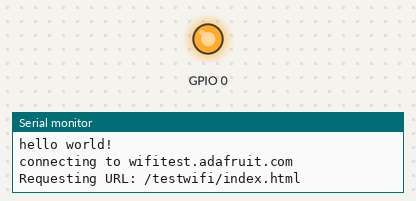
Recording of a sketch running on a simulated ESP8266 (NodeMCU). Shown: output pins drawn as LEDs (lit = HIGH), the last lines printed to the serial monitor. WiFi joins after 1.5 s; servers stay silent unless stated; uploads are accepted with an empty reply.

Above: at 2.7 s.
At 8.1 s:
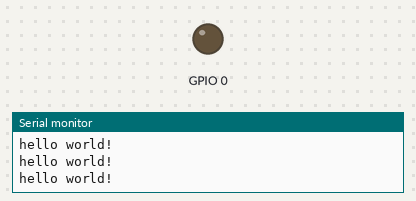
Timing chart, 0 to 10.4 s (numbered marks = the images above):
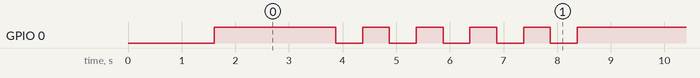

The sketch:

main.ino
```cpp
/*
 *  Simple HTTP get webclient test
 */

#include <ESP8266WiFi.h>
#include "secrets.h"

const char* host = "wifitest.adafruit.com";

void setup() {
  pinMode(0, OUTPUT);
  Serial.begin(115200);
  delay(100);

  // We start by connecting to a WiFi network

  Serial.println();
  Serial.println();
  Serial.print("Connecting to ");
  Serial.println(WIFI_SSID);

  WiFi.begin(WIFI_SSID, WIFI_PASSWORD);

  while (WiFi.status() != WL_CONNECTED) {
   delay(500);
   Serial.print(".");
  }

  Serial.println("");
  Serial.println("WiFi connected");
  Serial.println("IP address: ");
  Serial.println(WiFi.localIP());
  Serial.print("Netmask: ");
  Serial.println(WiFi.subnetMask());
  Serial.print("Gateway: ");
  Serial.println(WiFi.gatewayIP());
}

int value = 0;

void loop() {
  Serial.println("hello world!");
  digitalWrite(0, HIGH);
  delay(500);
  if(value % 5 == 0) {
    Serial.print("connecting to ");
    Serial.println(host);

    // Use WiFiClient class to create TCP connections
    WiFiClient client;
    const int httpPort = 80;
    if (!client.connect(host, httpPort)) {
      Serial.println("connection failed");
      return;
    }

    // We now create a URI for the request
    String url = "/testwifi/index.html";
    Serial.print("Requesting URL: ");
    Serial.println(url);

    // This will send the request to the server
    client.print(String("GET ") + url + " HTTP/1.1\r\n" +
                 "Host: " + host + "\r\n" +
                 "Connection: close\r\n\r\n");
    delay(500);

    // Read all the lines of the reply from server and print them to Serial
    while(client.available()){
      String line = client.readStringUntil('\r');
      Serial.print(line);
    }

    Serial.println();
    Serial.println("closing connection");
  }
  digitalWrite(0, LOW);
  delay(500);
  ++value;
}
```

Measured:
- by itself, GPIO 0: repeats every 6.8 s: 4 × (LOW 0.50 s, HIGH 0.50 s), LOW 0.50 s, HIGH 2.3 s
- by itself, everything shown: repeats every 6.8 s, in 10 steps
